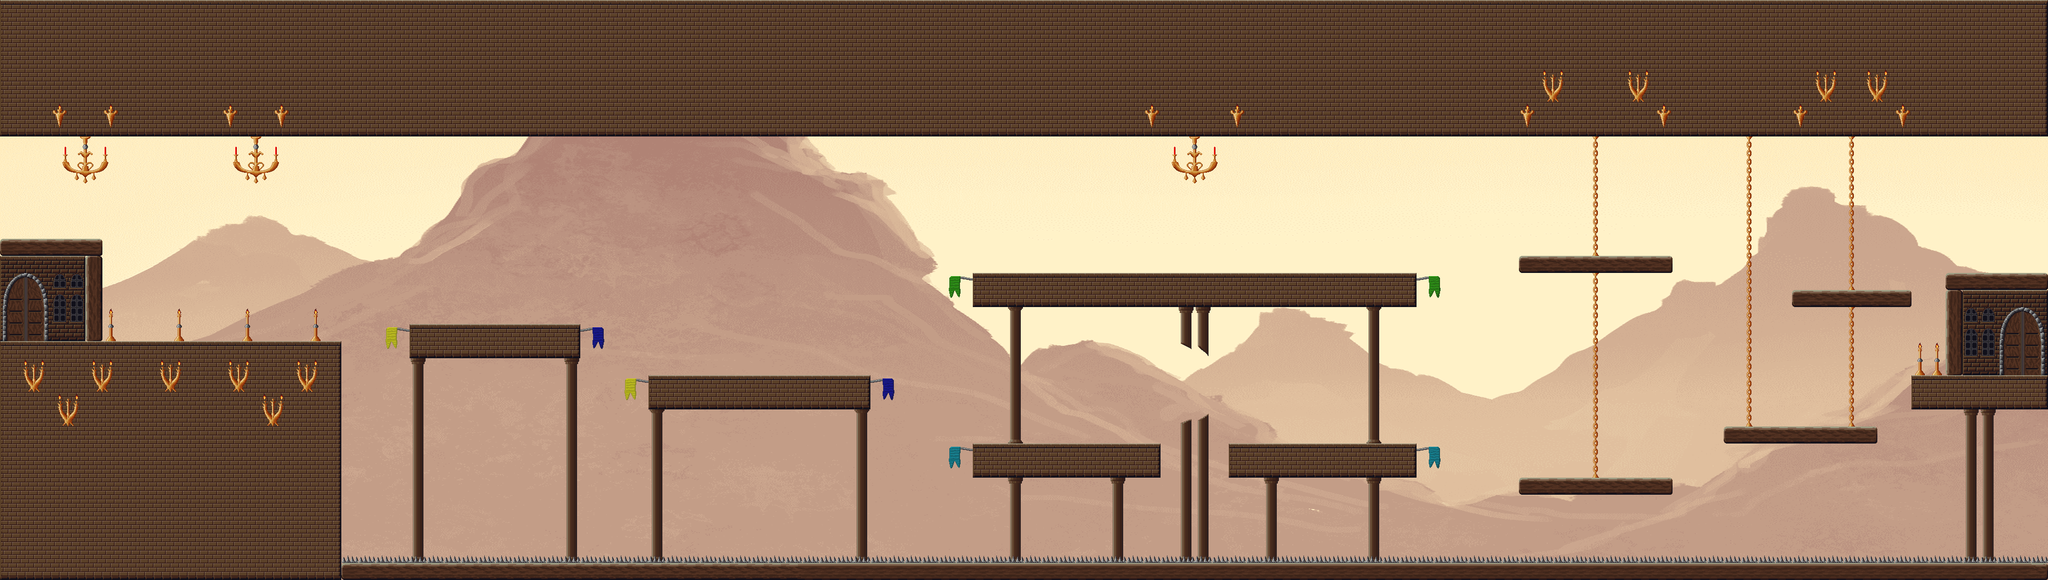

This game map was drawn from its Tiled (.tmx) file and the tilesets committed beside it. A one-line description and the trimmed map source follow:
An orthogonal 120x34 tile map with 32x32 px tiles, 3 tile layers (Wall, Foreground, Objekte), 3 tilesets, 1 image layer and 55 objects (31x CoinEntity, 15x Ground, 5x EnemyEntity, mainPlayer, game.LevelEntity, ...).

<map version="1.0" orientation="orthogonal" renderorder="left-up" width="120" height="34" tilewidth="32" tileheight="32" nextobjectid="214">
 <tileset firstgid="1" name="castle1" tilewidth="32" tileheight="32">
  <image source="../img/map/castle1.png" width="512" height="1344" />
 </tileset>
 <tileset firstgid="673" name="castle2" tilewidth="32" tileheight="32">
  <image source="../img/map/castle2.png" width="512" height="672" />
 </tileset>
 <tileset firstgid="1009" name="castle3" tilewidth="32" tileheight="32">
  <image source="../img/map/castle3.png" width="512" height="384" />
 </tileset>
 <imagelayer name="Parallax_layer1">
  <image source="../img/background/rock.png" />
 </imagelayer>
 <layer name="Wall" width="120" height="34">
  <data>[4080 cells, 1448 non-empty, 2 distinct tile ids]</data>
 </layer>
 <layer name="Foreground" width="120" height="34">
  <data>[4080 cells, 872 non-empty, 28 distinct tile ids]</data>
 </layer>
 <layer name="Objekte" width="120" height="34">
  <data>[4080 cells, 280 non-empty, 61 distinct tile ids]</data>
 </layer>
 <objectgroup name="Object">
  <properties>
   <property name="duration" value="300" />
   <property name="fade" value="#300000" />
  </properties>
  <object id="3" name="mainPlayer" x="2" y="572" width="32" height="64">
   <properties>
    <property name="image" value="gripe_run_right" />
    <property name="spritewidth" value="64" />
   </properties>
  </object>
  <object id="4" name="CoinEntity" x="1735" y="697" width="32" height="32">
   <properties>
    <property name="image" value="spinning_coin_gold" />
    <property name="spritewidth" value="32" />
   </properties>
  </object>
  <object id="5" name="game.LevelEntity" x="3801" y="256" width="35" height="449">
   <properties>
    <property name="duration" value="300" />
    <property name="fade" value="#009900" />
    <property name="to" value="3" />
   </properties>
  </object>
  <object id="13" name="ScrollEntity" x="2225" y="701" width="32" height="32">
   <properties>
    <property name="image" value="spinning_scrolls" />
    <property name="scrollIndex" value="34" />
    <property name="spritewidth" value="32" />
    <property name="type" value="enchantment" />
   </properties>
  </object>
  <object id="19" name="SpikeEntity" x="640" y="1043.33" width="3198" height="14" />
  <object id="30" name="CoinEntity" x="362" y="535" width="32" height="32">
   <properties>
    <property name="image" value="spinning_coin_gold" />
    <property name="spritewidth" value="32" />
   </properties>
  </object>
  <object id="69" name="CoinEntity" x="1156" y="549" width="32" height="32">
   <properties>
    <property name="image" value="spinning_coin_gold" />
    <property name="spritewidth" value="32" />
   </properties>
  </object>
  <object id="135" name="CoinEntity" x="3155" y="770" width="32" height="32">
   <properties>
    <property name="image" value="spinning_coin_gold" />
    <property name="spritewidth" value="32" />
   </properties>
  </object>
  <object id="137" name="CoinEntity" x="1278" y="370" width="32" height="32">
   <properties>
    <property name="image" value="spinning_coin_gold" />
    <property name="spritewidth" value="32" />
   </properties>
  </object>
  <object id="138" name="CoinEntity" x="1407" y="610" width="32" height="32">
   <properties>
    <property name="image" value="spinning_coin_gold" />
    <property name="spritewidth" value="32" />
   </properties>
  </object>
  <object id="140" name="CoinEntity" x="2126" y="423" width="32" height="32">
   <properties>
    <property name="image" value="spinning_coin_gold" />
    <property name="spritewidth" value="32" />
   </properties>
  </object>
  <object id="142" name="CoinEntity" x="2477" y="737" width="32" height="32">
   <properties>
    <property name="image" value="spinning_coin_gold" />
    <property name="spritewidth" value="32" />
   </properties>
  </object>
  <object id="143" name="CoinEntity" x="2726" y="412" width="32" height="32">
   <properties>
    <property name="image" value="spinning_coin_gold" />
    <property name="spritewidth" value="32" />
   </properties>
  </object>
  <object id="178" name="CoinEntity" x="1733" y="518" width="32" height="32">
   <properties>
    <property name="image" value="spinning_coin_gold" />
    <property name="spritewidth" value="32" />
   </properties>
  </object>
  <object id="180" name="CoinEntity" x="688" y="530" width="32" height="32">
   <properties>
    <property name="image" value="spinning_coin_gold" />
    <property name="spritewidth" value="32" />
   </properties>
  </object>
  <object id="182" name="CoinEntity" x="2076" y="463" width="32" height="32">
   <properties>
    <property name="image" value="spinning_coin_gold" />
    <property name="spritewidth" value="32" />
   </properties>
  </object>
  <object id="183" name="CoinEntity" x="2749" y="796" width="32" height="32">
   <properties>
    <property name="image" value="spinning_coin_gold" />
    <property name="spritewidth" value="32" />
   </properties>
  </object>
  <object id="184" name="CoinEntity" x="3263" y="382" width="32" height="32">
   <properties>
    <property name="image" value="spinning_coin_gold" />
    <property name="spritewidth" value="32" />
   </properties>
  </object>
  <object id="185" name="CoinEntity" x="3678" y="621" width="32" height="32">
   <properties>
    <property name="image" value="spinning_coin_gold" />
    <property name="spritewidth" value="32" />
   </properties>
  </object>
  <object id="193" name="CoinEntity" x="2172" y="390" width="32" height="32">
   <properties>
    <property name="image" value="spinning_coin_gold" />
    <property name="spritewidth" value="32" />
   </properties>
  </object>
  <object id="194" name="CoinEntity" x="2307" y="410" width="32" height="32">
   <properties>
    <property name="image" value="spinning_coin_gold" />
    <property name="spritewidth" value="32" />
   </properties>
  </object>
  <object id="195" name="CoinEntity" x="2347" y="429" width="32" height="32">
   <properties>
    <property name="image" value="spinning_coin_gold" />
    <property name="spritewidth" value="32" />
   </properties>
  </object>
  <object id="196" name="CoinEntity" x="2393" y="458" width="32" height="32">
   <properties>
    <property name="image" value="spinning_coin_gold" />
    <property name="spritewidth" value="32" />
   </properties>
  </object>
  <object id="197" name="CoinEntity" x="2220" y="372" width="32" height="32">
   <properties>
    <property name="image" value="spinning_coin_gold" />
    <property name="spritewidth" value="32" />
   </properties>
  </object>
  <object id="198" name="CoinEntity" x="2267" y="375" width="32" height="32">
   <properties>
    <property name="image" value="spinning_coin_gold" />
    <property name="spritewidth" value="32" />
   </properties>
  </object>
  <object id="199" name="CoinEntity" x="2872" y="433" width="32" height="32">
   <properties>
    <property name="image" value="spinning_coin_gold" />
    <property name="spritewidth" value="32" />
   </properties>
  </object>
  <object id="200" name="CoinEntity" x="2923" y="432" width="32" height="32">
   <properties>
    <property name="image" value="spinning_coin_gold" />
    <property name="spritewidth" value="32" />
   </properties>
  </object>
  <object id="201" name="CoinEntity" x="2976" y="433" width="32" height="32">
   <properties>
    <property name="image" value="spinning_coin_gold" />
    <property name="spritewidth" value="32" />
   </properties>
  </object>
  </objectgroup>
 <objectgroup name="EnemyEntities">
  <!-- 5 objects omitted --></objectgroup>
 <objectgroup name="collision">
  <!-- 15 objects omitted --></objectgroup>
</map>
<!-- 27 of 55 objects omitted -->
